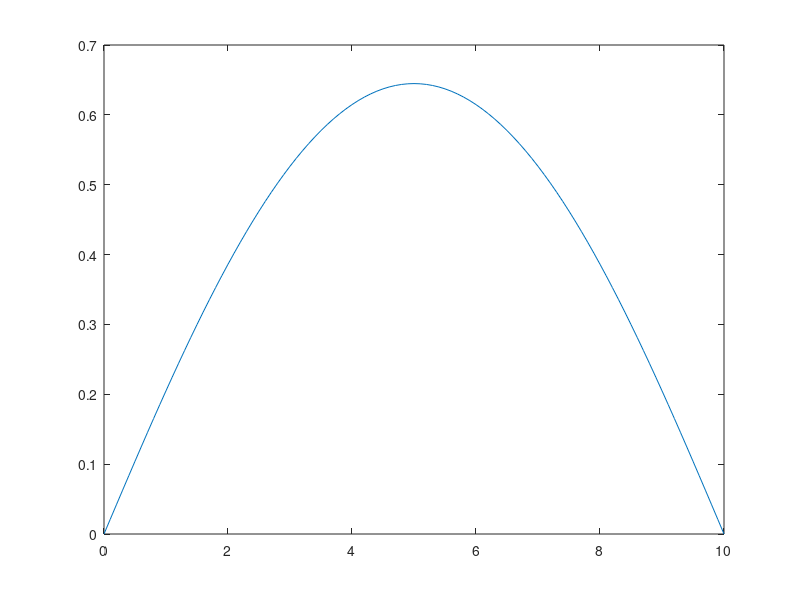

MATLAB code for this plot:
x = [0:0.1:10];
% a = sqrt(0.1)
% W EI/T^2 = 1

num = cosh(sqrt(0.1)*(5-x(:)));
den = cosh(sqrt(0.1)*5);
wx = 0.05*x(:);
lx = 10 - x(:);

y = (num(:)./den(:) - 1) + wx(:).*lx(:);

axis([0 10 0 0.7]);

plot(x,y)